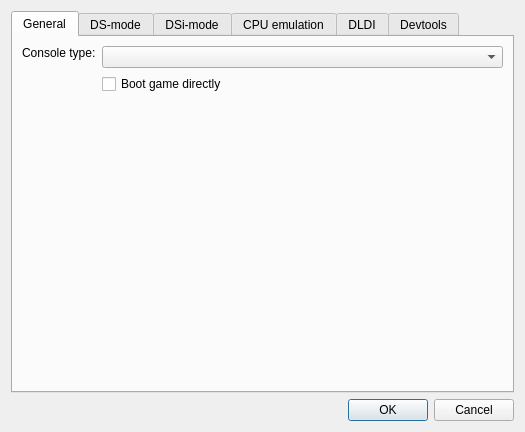
<?xml version="1.0" encoding="UTF-8"?>
<ui version="4.0">
 <class>EmuSettingsDialog</class>
 <widget class="QDialog" name="EmuSettingsDialog">
  <property name="geometry">
   <rect>
    <x>0</x>
    <y>0</y>
    <width>575</width>
    <height>532</height>
   </rect>
  </property>
  <property name="sizePolicy">
   <sizepolicy hsizetype="Fixed" vsizetype="Fixed">
    <horstretch>0</horstretch>
    <verstretch>0</verstretch>
   </sizepolicy>
  </property>
  <property name="windowTitle">
   <string>Emu settings - MelonDS - Ixranium Fork</string>
  </property>
  <layout class="QVBoxLayout" name="verticalLayout">
   <property name="sizeConstraint">
    <enum>QLayout::SizeConstraint::SetFixedSize</enum>
   </property>
   <item>
    <widget class="QTabWidget" name="tabWidget">
     <property name="currentIndex">
      <number>0</number>
     </property>
     <widget class="QWidget" name="tab">
      <attribute name="title">
       <string>General</string>
      </attribute>
      <layout class="QFormLayout" name="formLayout_4">
       <item row="1" column="1">
        <widget class="QComboBox" name="cbxConsoleType">
         <property name="sizePolicy">
          <sizepolicy hsizetype="MinimumExpanding" vsizetype="Fixed">
           <horstretch>0</horstretch>
           <verstretch>0</verstretch>
          </sizepolicy>
         </property>
         <property name="whatsThis">
          <string>&lt;html&gt;&lt;head/&gt;&lt;body&gt;&lt;p&gt;The type of console to emulate&lt;/p&gt;&lt;/body&gt;&lt;/html&gt;</string>
         </property>
        </widget>
       </item>
       <item row="2" column="1">
        <widget class="QCheckBox" name="chkDirectBoot">
         <property name="whatsThis">
          <string>&lt;html&gt;&lt;head/&gt;&lt;body&gt;&lt;p&gt;When loading a ROM, completely skip the regular boot process (&amp;quot;Nintendo DS&amp;quot; screen) to boot the ROM directly.&lt;/p&gt;&lt;p&gt;&lt;br/&gt;&lt;/p&gt;&lt;p&gt;Note: if your firmware dump isn't bootable, the ROM will be booted directly regardless of this setting.&lt;/p&gt;&lt;/body&gt;&lt;/html&gt;</string>
         </property>
         <property name="text">
          <string>Boot game directly</string>
         </property>
        </widget>
       </item>
       <item row="3" column="0">
        <spacer name="verticalSpacer_2">
         <property name="orientation">
          <enum>Qt::Orientation::Vertical</enum>
         </property>
         <property name="sizeHint" stdset="0">
          <size>
           <width>20</width>
           <height>40</height>
          </size>
         </property>
        </spacer>
       </item>
       <item row="1" column="0">
        <widget class="QLabel" name="label_4">
         <property name="sizePolicy">
          <sizepolicy hsizetype="Preferred" vsizetype="Fixed">
           <horstretch>0</horstretch>
           <verstretch>0</verstretch>
          </sizepolicy>
         </property>
         <property name="text">
          <string>Console type:</string>
         </property>
        </widget>
       </item>
      </layout>
     </widget>
     <widget class="QWidget" name="tab_2">
      <attribute name="title">
       <string>DS-mode</string>
      </attribute>
      <layout class="QGridLayout" name="gridLayout">
       <item row="3" column="2">
        <widget class="QPushButton" name="btnFirmwareBrowse">
         <property name="text">
          <string>Browse...</string>
         </property>
        </widget>
       </item>
       <item row="4" column="0">
        <spacer name="verticalSpacer_5">
         <property name="orientation">
          <enum>Qt::Orientation::Vertical</enum>
         </property>
         <property name="sizeHint" stdset="0">
          <size>
           <width>20</width>
           <height>40</height>
          </size>
         </property>
        </spacer>
       </item>
       <item row="3" column="0">
        <widget class="QLabel" name="label_3">
         <property name="text">
          <string>DS firmware:</string>
         </property>
        </widget>
       </item>
       <item row="2" column="2">
        <widget class="QPushButton" name="btnBIOS7Browse">
         <property name="text">
          <string>Browse...</string>
         </property>
        </widget>
       </item>
       <item row="1" column="1">
        <widget class="QPathInput" name="txtBIOS9Path">
         <property name="sizePolicy">
          <sizepolicy hsizetype="Expanding" vsizetype="Fixed">
           <horstretch>0</horstretch>
           <verstretch>0</verstretch>
          </sizepolicy>
         </property>
         <property name="minimumSize">
          <size>
           <width>290</width>
           <height>0</height>
          </size>
         </property>
         <property name="statusTip">
          <string/>
         </property>
         <property name="whatsThis">
          <string>&lt;html&gt;&lt;head/&gt;&lt;body&gt;&lt;p&gt;DS-mode ARM9 BIOS&lt;/p&gt;&lt;p&gt;Size should be 4 KB&lt;/p&gt;&lt;/body&gt;&lt;/html&gt;</string>
         </property>
        </widget>
       </item>
       <item row="2" column="0">
        <widget class="QLabel" name="label_2">
         <property name="text">
          <string>DS ARM7 BIOS:</string>
         </property>
        </widget>
       </item>
       <item row="2" column="1">
        <widget class="QPathInput" name="txtBIOS7Path">
         <property name="whatsThis">
          <string>&lt;html&gt;&lt;head/&gt;&lt;body&gt;&lt;p&gt;DS-mode ARM7 BIOS&lt;/p&gt;&lt;p&gt;Size should be 16 KB&lt;/p&gt;&lt;/body&gt;&lt;/html&gt;</string>
         </property>
        </widget>
       </item>
       <item row="3" column="1">
        <widget class="QPathInput" name="txtFirmwarePath">
         <property name="whatsThis">
          <string>&lt;html&gt;&lt;head/&gt;&lt;body&gt;&lt;p&gt;DS-mode firmware&lt;/p&gt;&lt;p&gt;&lt;br/&gt;&lt;/p&gt;&lt;p&gt;Possible firmwares:&lt;/p&gt;&lt;p&gt;* 128 KB: DS-mode firmware from a DSi or 3DS. Not bootable.&lt;/p&gt;&lt;p&gt;* 256 KB: regular DS firmware.&lt;/p&gt;&lt;p&gt;* 512 KB: iQue DS firmware.&lt;/p&gt;&lt;/body&gt;&lt;/html&gt;</string>
         </property>
        </widget>
       </item>
       <item row="1" column="0">
        <widget class="QLabel" name="label">
         <property name="text">
          <string>DS ARM9 BIOS:</string>
         </property>
        </widget>
       </item>
       <item row="1" column="2">
        <widget class="QPushButton" name="btnBIOS9Browse">
         <property name="sizePolicy">
          <sizepolicy hsizetype="Minimum" vsizetype="Fixed">
           <horstretch>0</horstretch>
           <verstretch>0</verstretch>
          </sizepolicy>
         </property>
         <property name="text">
          <string>Browse...</string>
         </property>
         <property name="autoDefault">
          <bool>false</bool>
         </property>
        </widget>
       </item>
       <item row="0" column="0" colspan="3">
        <widget class="QCheckBox" name="chkExternalBIOS">
         <property name="whatsThis">
          <string>&lt;html&gt;&lt;head/&gt;&lt;body&gt;&lt;p&gt;Allows using external user-provided BIOS and firmware dumps.&lt;/p&gt;&lt;/body&gt;&lt;/html&gt;</string>
         </property>
         <property name="text">
          <string>Use external BIOS/firmware files</string>
         </property>
        </widget>
       </item>
      </layout>
     </widget>
     <widget class="QWidget" name="tab_4">
      <attribute name="title">
       <string>DSi-mode</string>
      </attribute>
      <layout class="QGridLayout" name="gridLayout_2">
       <item row="3" column="0">
        <widget class="QLabel" name="label_7">
         <property name="text">
          <string>DSi firmware:</string>
         </property>
        </widget>
       </item>
       <item row="2" column="2">
        <widget class="QPushButton" name="btnDSiBIOS7Browse">
         <property name="text">
          <string>Browse...</string>
         </property>
        </widget>
       </item>
       <item row="1" column="0">
        <widget class="QLabel" name="label_5">
         <property name="text">
          <string>DSi ARM9 BIOS:</string>
         </property>
        </widget>
       </item>
       <item row="13" column="1">
        <widget class="QLineEdit" name="txtDSiSDFolder">
         <property name="whatsThis">
          <string>&lt;html&gt;&lt;head/&gt;&lt;body&gt;&lt;p&gt;Sync the emulated SD card to the given folder. The folder's contents will be copied to the SD image, and any change made to the SD image will be reflected to the folder.&lt;/p&gt;&lt;/body&gt;&lt;/html&gt;</string>
         </property>
        </widget>
       </item>
       <item row="11" column="1">
        <widget class="QComboBox" name="cbxDSiSDSize">
         <property name="whatsThis">
          <string>&lt;html&gt;&lt;head/&gt;&lt;body&gt;&lt;p&gt;Size of the SD image.&lt;/p&gt;&lt;p&gt;&lt;br/&gt;&lt;/p&gt;&lt;p&gt;If set to Auto:&lt;/p&gt;&lt;p&gt;* if an image file exists, the volume size will be that of the image file&lt;/p&gt;&lt;p&gt;* if no image file exists and folder sync is enabled, the volume size will be determined from the synced folder's contents&lt;/p&gt;&lt;p&gt;* otherwise, the volume size will default to 512 MB&lt;/p&gt;&lt;/body&gt;&lt;/html&gt;</string>
         </property>
        </widget>
       </item>
       <item row="4" column="0">
        <widget class="QLabel" name="label_8">
         <property name="text">
          <string>DSi NAND:</string>
         </property>
        </widget>
       </item>
       <item row="0" column="0" colspan="3">
        <widget class="QCheckBox" name="chkDSiExternalBIOS">
         <property name="whatsThis">
          <string>&lt;html&gt;&lt;head/&gt;&lt;body&gt;&lt;p&gt;Allows using external user-provided BIOS and firmware dumps.&lt;/p&gt;&lt;/body&gt;&lt;/html&gt;</string>
         </property>
         <property name="text">
          <string>Use external BIOS/firmware files</string>
         </property>
        </widget>
       </item>
       <item row="8" column="0">
        <widget class="QLabel" name="label_20">
         <property name="text">
          <string/>
         </property>
        </widget>
       </item>
       <item row="1" column="1">
        <widget class="QPathInput" name="txtDSiBIOS9Path">
         <property name="sizePolicy">
          <sizepolicy hsizetype="Expanding" vsizetype="Fixed">
           <horstretch>0</horstretch>
           <verstretch>0</verstretch>
          </sizepolicy>
         </property>
         <property name="whatsThis">
          <string>&lt;html&gt;&lt;head/&gt;&lt;body&gt;&lt;p&gt;DSi-mode ARM9 BIOS&lt;/p&gt;&lt;p&gt;&lt;br/&gt;&lt;/p&gt;&lt;p&gt;Size should be 64 KB&lt;/p&gt;&lt;/body&gt;&lt;/html&gt;</string>
         </property>
        </widget>
       </item>
       <item row="3" column="2">
        <widget class="QPushButton" name="btnDSiFirmwareBrowse">
         <property name="text">
          <string>Browse...</string>
         </property>
        </widget>
       </item>
       <item row="13" column="2">
        <widget class="QPushButton" name="btnDSiSDFolderBrowse">
         <property name="text">
          <string>Browse...</string>
         </property>
        </widget>
       </item>
       <item row="2" column="0">
        <widget class="QLabel" name="label_6">
         <property name="text">
          <string>DSi ARM7 BIOS:</string>
         </property>
        </widget>
       </item>
       <item row="6" column="0">
        <widget class="QLabel" name="label_14">
         <property name="text">
          <string/>
         </property>
        </widget>
       </item>
       <item row="1" column="2">
        <widget class="QPushButton" name="btnDSiBIOS9Browse">
         <property name="text">
          <string>Browse...</string>
         </property>
        </widget>
       </item>
       <item row="9" column="0">
        <widget class="QCheckBox" name="cbDSiSDEnable">
         <property name="whatsThis">
          <string>&lt;html&gt;&lt;head/&gt;&lt;body&gt;&lt;p&gt;Simulate a SD card being inserted in the DSi's SD slot.&lt;/p&gt;&lt;/body&gt;&lt;/html&gt;</string>
         </property>
         <property name="text">
          <string>Enable DSi SD card</string>
         </property>
        </widget>
       </item>
       <item row="13" column="0">
        <widget class="QCheckBox" name="cbDSiSDFolder">
         <property name="whatsThis">
          <string>&lt;html&gt;&lt;head/&gt;&lt;body&gt;&lt;p&gt;Sync the emulated SD card to the given folder. The folder's contents will be copied to the SD image, and any change made to the SD image will be reflected to the folder.&lt;/p&gt;&lt;/body&gt;&lt;/html&gt;</string>
         </property>
         <property name="text">
          <string>Sync SD to folder:</string>
         </property>
        </widget>
       </item>
       <item row="10" column="2">
        <widget class="QPushButton" name="btnDSiSDBrowse">
         <property name="text">
          <string>Browse...</string>
         </property>
        </widget>
       </item>
       <item row="7" column="0">
        <widget class="QCheckBox" name="cbDSPHLE">
         <property name="text">
          <string>DSP HLE</string>
         </property>
        </widget>
       </item>
       <item row="2" column="1">
        <widget class="QPathInput" name="txtDSiBIOS7Path">
         <property name="whatsThis">
          <string>&lt;html&gt;&lt;head/&gt;&lt;body&gt;&lt;p&gt;DSi-mode ARM7 BIOS&lt;/p&gt;&lt;p&gt;&lt;br/&gt;&lt;/p&gt;&lt;p&gt;Size should be 64 KB&lt;/p&gt;&lt;/body&gt;&lt;/html&gt;</string>
         </property>
        </widget>
       </item>
       <item row="12" column="0">
        <widget class="QCheckBox" name="cbDSiSDReadOnly">
         <property name="whatsThis">
          <string>&lt;html&gt;&lt;head/&gt;&lt;body&gt;&lt;p&gt;Make the emulated SD card read-only.&lt;/p&gt;&lt;/body&gt;&lt;/html&gt;</string>
         </property>
         <property name="text">
          <string>Read-only SD</string>
         </property>
        </widget>
       </item>
       <item row="11" column="0">
        <widget class="QLabel" name="label_13">
         <property name="text">
          <string>Image size:</string>
         </property>
        </widget>
       </item>
       <item row="10" column="1">
        <widget class="QPathInput" name="txtDSiSDPath">
         <property name="whatsThis">
          <string>&lt;html&gt;&lt;head/&gt;&lt;body&gt;&lt;p&gt;SD image file for emulating the DSi's SD card. A blank image file will be created if it doesn't already exist.&lt;/p&gt;&lt;/body&gt;&lt;/html&gt;</string>
         </property>
        </widget>
       </item>
       <item row="3" column="1">
        <widget class="QPathInput" name="txtDSiFirmwarePath">
         <property name="whatsThis">
          <string>&lt;html&gt;&lt;head/&gt;&lt;body&gt;&lt;p&gt;DSi-mode firmware (used for DS-mode backwards compatibility)&lt;/p&gt;&lt;p&gt;&lt;br/&gt;&lt;/p&gt;&lt;p&gt;Size should be 128 KB&lt;/p&gt;&lt;/body&gt;&lt;/html&gt;</string>
         </property>
        </widget>
       </item>
       <item row="10" column="0">
        <widget class="QLabel" name="label_10">
         <property name="text">
          <string>SD card image:</string>
         </property>
        </widget>
       </item>
       <item row="4" column="1">
        <widget class="QPathInput" name="txtDSiNANDPath">
         <property name="whatsThis">
          <string>&lt;html&gt;&lt;head/&gt;&lt;body&gt;&lt;p&gt;DSi NAND dump&lt;/p&gt;&lt;p&gt;&lt;br/&gt;&lt;/p&gt;&lt;p&gt;Should have 'nocash footer' at the end&lt;/p&gt;&lt;/body&gt;&lt;/html&gt;</string>
         </property>
        </widget>
       </item>
       <item row="4" column="2">
        <widget class="QPushButton" name="btnDSiNANDBrowse">
         <property name="text">
          <string>Browse...</string>
         </property>
        </widget>
       </item>
      </layout>
     </widget>
     <widget class="QWidget" name="tab_3">
      <attribute name="title">
       <string>CPU emulation</string>
      </attribute>
      <layout class="QFormLayout" name="formLayout_5">
       <item row="0" column="0">
        <widget class="QCheckBox" name="chkEnableJIT">
         <property name="text">
          <string>Enable JIT recompiler</string>
         </property>
        </widget>
       </item>
       <item row="1" column="0">
        <widget class="QLabel" name="label_9">
         <property name="text">
          <string>Maximum JIT block size:</string>
         </property>
        </widget>
       </item>
       <item row="1" column="1">
        <widget class="QSpinBox" name="spnJITMaximumBlockSize">
         <property name="minimum">
          <number>1</number>
         </property>
         <property name="maximum">
          <number>32</number>
         </property>
         <property name="value">
          <number>32</number>
         </property>
        </widget>
       </item>
       <item row="2" column="0">
        <widget class="QCheckBox" name="chkJITBranchOptimisations">
         <property name="text">
          <string>Branch optimisations</string>
         </property>
        </widget>
       </item>
       <item row="3" column="0">
        <widget class="QCheckBox" name="chkJITLiteralOptimisations">
         <property name="text">
          <string>Literal optimisations</string>
         </property>
        </widget>
       </item>
       <item row="4" column="0">
        <widget class="QCheckBox" name="chkJITFastMemory">
         <property name="text">
          <string>Fast memory</string>
         </property>
        </widget>
       </item>
       <item row="5" column="0">
        <spacer name="verticalSpacer">
         <property name="orientation">
          <enum>Qt::Orientation::Vertical</enum>
         </property>
         <property name="sizeHint" stdset="0">
          <size>
           <width>20</width>
           <height>40</height>
          </size>
         </property>
        </spacer>
       </item>
      </layout>
     </widget>
     <widget class="QWidget" name="tab_5">
      <attribute name="title">
       <string>DLDI</string>
      </attribute>
      <layout class="QGridLayout" name="gridLayout_4">
       <item row="1" column="2">
        <widget class="QPushButton" name="btnDLDISDBrowse">
         <property name="text">
          <string>Browse...</string>
         </property>
        </widget>
       </item>
       <item row="4" column="2">
        <widget class="QPushButton" name="btnDLDIFolderBrowse">
         <property name="text">
          <string>Browse...</string>
         </property>
        </widget>
       </item>
       <item row="4" column="1">
        <widget class="QLineEdit" name="txtDLDIFolder">
         <property name="whatsThis">
          <string>&lt;html&gt;&lt;head/&gt;&lt;body&gt;&lt;p&gt;Sync the emulated SD card to the given folder. The folder's contents will be copied to the SD image, and any change made to the SD image will be reflected to the folder.&lt;/p&gt;&lt;/body&gt;&lt;/html&gt;</string>
         </property>
        </widget>
       </item>
       <item row="2" column="0">
        <widget class="QLabel" name="label_12">
         <property name="text">
          <string>Image size:</string>
         </property>
        </widget>
       </item>
       <item row="4" column="0">
        <widget class="QCheckBox" name="cbDLDIFolder">
         <property name="whatsThis">
          <string>&lt;html&gt;&lt;head/&gt;&lt;body&gt;&lt;p&gt;Sync the emulated SD card to the given folder. The folder's contents will be copied to the SD image, and any change made to the SD image will be reflected to the folder.&lt;/p&gt;&lt;/body&gt;&lt;/html&gt;</string>
         </property>
         <property name="text">
          <string>Sync SD to folder:</string>
         </property>
        </widget>
       </item>
       <item row="2" column="1">
        <widget class="QComboBox" name="cbxDLDISize">
         <property name="whatsThis">
          <string>&lt;html&gt;&lt;head/&gt;&lt;body&gt;&lt;p&gt;Size of the SD image.&lt;/p&gt;&lt;p&gt;&lt;br/&gt;&lt;/p&gt;&lt;p&gt;If set to Auto:&lt;/p&gt;&lt;p&gt;* if an image file exists, the volume size will be that of the image file&lt;/p&gt;&lt;p&gt;* if no image file exists and folder sync is enabled, the volume size will be determined from the synced folder's contents&lt;/p&gt;&lt;p&gt;* otherwise, the volume size will default to 512 MB&lt;/p&gt;&lt;/body&gt;&lt;/html&gt;</string>
         </property>
        </widget>
       </item>
       <item row="0" column="0" colspan="3">
        <widget class="QCheckBox" name="cbDLDIEnable">
         <property name="whatsThis">
          <string>&lt;html&gt;&lt;head/&gt;&lt;body&gt;&lt;p&gt;Enable the built-in DLDI driver, to let homebrew access files from an emulated SD card.&lt;/p&gt;&lt;/body&gt;&lt;/html&gt;</string>
         </property>
         <property name="text">
          <string>Enable DLDI (for homebrew)</string>
         </property>
        </widget>
       </item>
       <item row="1" column="1">
        <widget class="QPathInput" name="txtDLDISDPath">
         <property name="whatsThis">
          <string>&lt;html&gt;&lt;head/&gt;&lt;body&gt;&lt;p&gt;SD card image file to be used for DLDI. A blank image file will be created if it doesn't already exist.&lt;/p&gt;&lt;/body&gt;&lt;/html&gt;</string>
         </property>
        </widget>
       </item>
       <item row="5" column="0">
        <spacer name="verticalSpacer_3">
         <property name="orientation">
          <enum>Qt::Orientation::Vertical</enum>
         </property>
         <property name="sizeHint" stdset="0">
          <size>
           <width>20</width>
           <height>40</height>
          </size>
         </property>
        </spacer>
       </item>
       <item row="1" column="0">
        <widget class="QLabel" name="label_11">
         <property name="text">
          <string>SD card image:</string>
         </property>
        </widget>
       </item>
       <item row="3" column="0" colspan="3">
        <widget class="QCheckBox" name="cbDLDIReadOnly">
         <property name="whatsThis">
          <string>&lt;html&gt;&lt;head/&gt;&lt;body&gt;&lt;p&gt;Make the emulated SD card read-only.&lt;/p&gt;&lt;/body&gt;&lt;/html&gt;</string>
         </property>
         <property name="text">
          <string>Read-only SD</string>
         </property>
        </widget>
       </item>
      </layout>
     </widget>
     <widget class="QWidget" name="tab_6">
      <attribute name="title">
       <string>Devtools</string>
      </attribute>
      <layout class="QGridLayout" name="gridLayout_3">
       <item row="1" column="0">
        <widget class="QLabel" name="label_16">
         <property name="text">
          <string>ARM9 port</string>
         </property>
        </widget>
       </item>
       <item row="5" column="0">
        <spacer name="verticalSpacer_4">
         <property name="orientation">
          <enum>Qt::Orientation::Vertical</enum>
         </property>
         <property name="sizeHint" stdset="0">
          <size>
           <width>20</width>
           <height>40</height>
          </size>
         </property>
        </spacer>
       </item>
       <item row="2" column="0">
        <widget class="QLabel" name="label_17">
         <property name="text">
          <string>ARM7 port</string>
         </property>
        </widget>
       </item>
       <item row="0" column="0" colspan="3">
        <widget class="QCheckBox" name="cbGdbEnabled">
         <property name="text">
          <string>Enable GDB stub</string>
         </property>
        </widget>
       </item>
       <item row="4" column="0" colspan="7">
        <widget class="QLabel" name="label_18">
         <property name="text">
          <string>Note: MelonDS - Ixranium Fork must be restarted in order for these changes to have effect</string>
         </property>
        </widget>
       </item>
       <item row="3" column="0" colspan="7">
        <widget class="QLabel" name="label_19">
         <property name="text">
          <string>Note: GDB stub cannot be used together with the JIT recompiler</string>
         </property>
        </widget>
       </item>
       <item row="1" column="6">
        <widget class="QCheckBox" name="cbGdbBOSA9">
         <property name="text">
          <string>Break on startup</string>
         </property>
        </widget>
       </item>
       <item row="1" column="1" colspan="5">
        <widget class="QSpinBox" name="intGdbPortA9">
         <property name="minimum">
          <number>1000</number>
         </property>
         <property name="maximum">
          <number>65535</number>
         </property>
         <property name="value">
          <number>3333</number>
         </property>
        </widget>
       </item>
       <item row="2" column="1" colspan="5">
        <widget class="QSpinBox" name="intGdbPortA7">
         <property name="minimum">
          <number>1000</number>
         </property>
         <property name="maximum">
          <number>65535</number>
         </property>
         <property name="value">
          <number>3334</number>
         </property>
        </widget>
       </item>
       <item row="2" column="6">
        <widget class="QCheckBox" name="cbGdbBOSA7">
         <property name="text">
          <string>Break on startup</string>
         </property>
        </widget>
       </item>
      </layout>
     </widget>
    </widget>
   </item>
   <item>
    <widget class="QDialogButtonBox" name="buttonBox">
     <property name="orientation">
      <enum>Qt::Orientation::Horizontal</enum>
     </property>
     <property name="standardButtons">
      <set>QDialogButtonBox::StandardButton::Cancel|QDialogButtonBox::StandardButton::Ok</set>
     </property>
    </widget>
   </item>
  </layout>
 </widget>
 <customwidgets>
  <customwidget>
   <class>QPathInput</class>
   <extends>QLineEdit</extends>
   <header>QPathInput.h</header>
  </customwidget>
 </customwidgets>
 <tabstops>
  <tabstop>cbxConsoleType</tabstop>
  <tabstop>chkDirectBoot</tabstop>
  <tabstop>chkExternalBIOS</tabstop>
  <tabstop>txtBIOS9Path</tabstop>
  <tabstop>btnBIOS9Browse</tabstop>
  <tabstop>txtBIOS7Path</tabstop>
  <tabstop>btnBIOS7Browse</tabstop>
  <tabstop>txtFirmwarePath</tabstop>
  <tabstop>btnFirmwareBrowse</tabstop>
  <tabstop>txtDSiBIOS9Path</tabstop>
  <tabstop>btnDSiBIOS9Browse</tabstop>
  <tabstop>txtDSiBIOS7Path</tabstop>
  <tabstop>btnDSiBIOS7Browse</tabstop>
  <tabstop>txtDSiFirmwarePath</tabstop>
  <tabstop>btnDSiFirmwareBrowse</tabstop>
  <tabstop>cbDSiSDEnable</tabstop>
  <tabstop>txtDSiSDPath</tabstop>
  <tabstop>btnDSiSDBrowse</tabstop>
  <tabstop>cbxDSiSDSize</tabstop>
  <tabstop>cbDSiSDReadOnly</tabstop>
  <tabstop>cbDSiSDFolder</tabstop>
  <tabstop>txtDSiSDFolder</tabstop>
  <tabstop>btnDSiSDFolderBrowse</tabstop>
  <tabstop>chkEnableJIT</tabstop>
  <tabstop>spnJITMaximumBlockSize</tabstop>
  <tabstop>chkJITBranchOptimisations</tabstop>
  <tabstop>chkJITLiteralOptimisations</tabstop>
  <tabstop>chkJITFastMemory</tabstop>
  <tabstop>cbDLDIEnable</tabstop>
  <tabstop>txtDLDISDPath</tabstop>
  <tabstop>btnDLDISDBrowse</tabstop>
  <tabstop>cbxDLDISize</tabstop>
  <tabstop>cbDLDIReadOnly</tabstop>
  <tabstop>cbDLDIFolder</tabstop>
  <tabstop>txtDLDIFolder</tabstop>
  <tabstop>btnDLDIFolderBrowse</tabstop>
 </tabstops>
 <resources/>
 <connections>
  <connection>
   <sender>buttonBox</sender>
   <signal>accepted()</signal>
   <receiver>EmuSettingsDialog</receiver>
   <slot>accept()</slot>
   <hints>
    <hint type="sourcelabel">
     <x>266</x>
     <y>379</y>
    </hint>
    <hint type="destinationlabel">
     <x>157</x>
     <y>274</y>
    </hint>
   </hints>
  </connection>
  <connection>
   <sender>buttonBox</sender>
   <signal>rejected()</signal>
   <receiver>EmuSettingsDialog</receiver>
   <slot>reject()</slot>
   <hints>
    <hint type="sourcelabel">
     <x>334</x>
     <y>379</y>
    </hint>
    <hint type="destinationlabel">
     <x>286</x>
     <y>274</y>
    </hint>
   </hints>
  </connection>
 </connections>
</ui>
